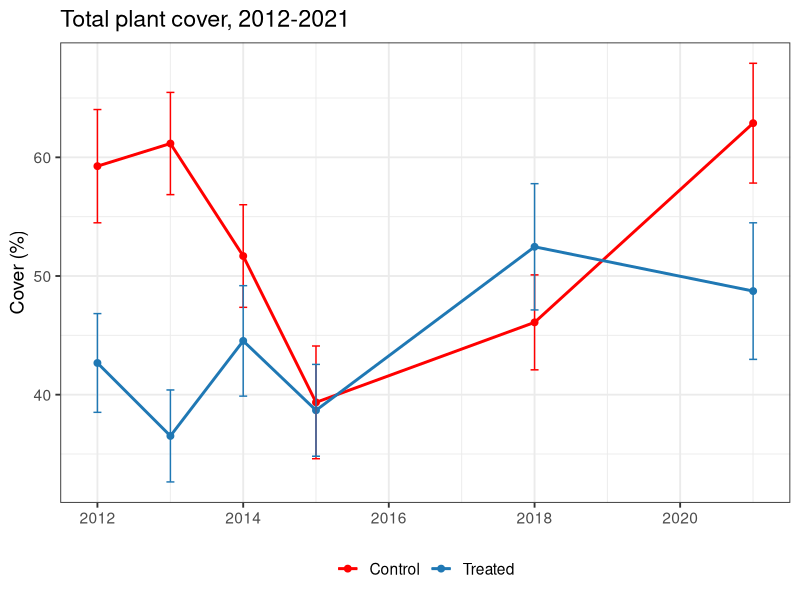
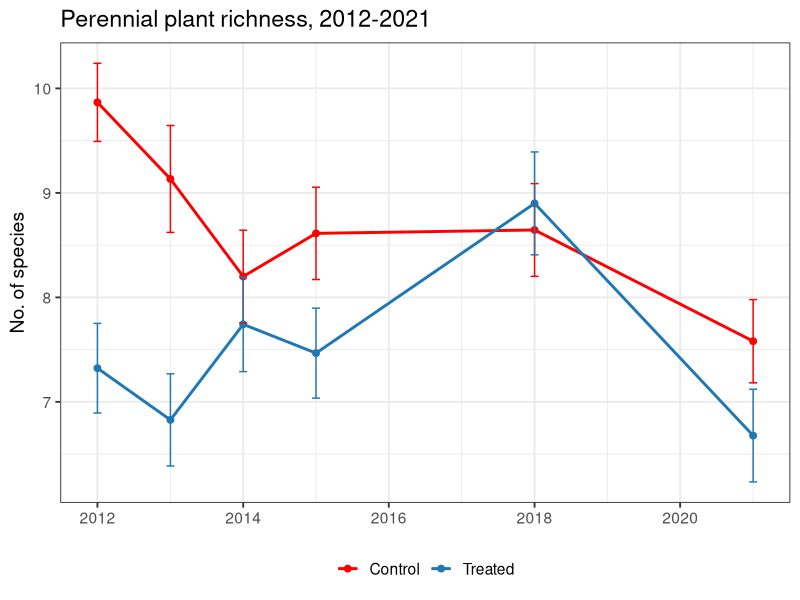

R code for these plots, in order:
# Purpose: Make figures for ALVSCE poster forum (presented 2023-03-30).

library(tidyverse)

# Load data ---------------------------------------------------------------

total.all <- read_csv("data/cleaned/Summarised-all_total-plant-cover.csv")
per.div <- read_csv("data/cleaned/Summarised-all_perennial-diversity.csv")
herb.all <- read_csv("data/cleaned/Summarised-all_herb-cover.csv")

total.avg <- read_csv("data/cleaned/Treatment3-average_total-cover.csv")
herb.avg <- read_csv("data/cleaned/Treatment3-average_herb-cover.csv")
rich.avg <- read_csv("data/cleaned/Treatment3-average_richness.csv")
shan.avg <- read_csv("data/cleaned/Treatment3-average_shannon.csv")

total.cv <- read_csv("data/cleaned/CV-2012-2021_total-cover.csv")
herb.cv <- read_csv("data/cleaned/CV-2012-2021_herb-cover.csv")
rich.cv <- read_csv("data/cleaned/CV-2012-2021_richness.csv")
shan.cv <- read_csv("data/cleaned/CV-2012-2021_shannon.csv")


# Temporal veg data 2012-2021 ---------------------------------------------

# Total cover
tiff("output_figs/ALVSCE_2023/Total-cover_2012-2021.tiff", width = 6, height = 5, units = "in", res = 300)
ggplot(total.avg, aes(x = year.xaxis, y = mean, 
                                    group = Treatment3, 
                                    color = Treatment3)) +
  geom_line(linewidth = 1) +
  geom_point(size = 2) +
  geom_errorbar(aes(ymin = mean - SE, ymax = mean + SE),
                width = 40) +
  scale_x_date(date_labels = "%Y") +
  xlab(NULL) +
  ylab("Cover (%)") +
  ggtitle("Total plant cover, 2012-2021") +
  scale_color_manual(values = c("red", "#1F78B4")) +
  theme_bw(base_size = 14) +
  theme(legend.position = "bottom") +
  theme(legend.title = element_blank())
dev.off()


# Richness
tiff("output_figs/ALVSCE_2023/Richness_2012-2021.tiff", width = 6, height = 5, units = "in", res = 300)
ggplot(rich.avg, aes(x = year.xaxis, y = mean,
                     group = Treatment3,
                      color = Treatment3)) +
  geom_line(linewidth = 1) +
  geom_point(size = 2) +
  geom_errorbar(aes(ymin = mean - SE, ymax = mean + SE),
                width = 40) +
  scale_x_date(date_labels = "%Y") +
  xlab(NULL) +
  ylab("No. of species") +
  ggtitle("Perennial plant richness, 2012-2021") +
  scale_color_manual(values = c("red", "#1F78B4")) +
  theme_bw(base_size = 14) +
  theme(legend.position = "bottom") +
  theme(legend.title = element_blank())
dev.off()

